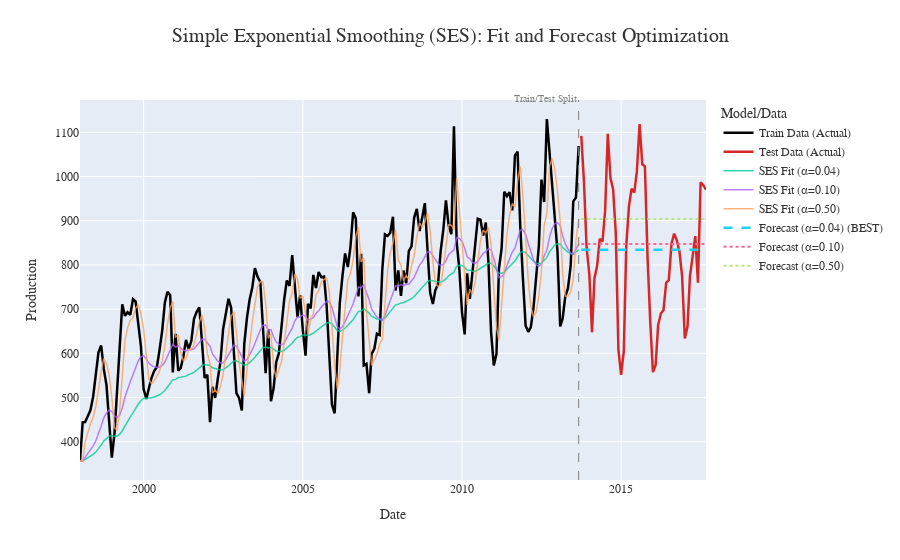

Notebook code for this chart:
### Code cell
plot_alphas = [0.1, 0.5]
if best_alpha not in plot_alphas:
    plot_alphas.append(best_alpha)
plot_alphas = sorted(plot_alphas)

for alpha in plot_alphas:
    fitted = simple_exp_smoothing(train.values, alpha)
    all_train_fits[alpha] = pd.Series(fitted, index=train.index)
    last = fitted[-1]
    forecast = pd.Series(
        np.repeat(last, len(test)),
        index=test.index
    )
    all_forecasts[alpha] = forecast

fig = go.Figure()
fig.add_trace(go.Scatter(
    x=train.index,
    y=train.values,
    mode='lines',
    name='Train Data (Actual)',
    line=dict(color='black', width=2.5)
))

fig.add_trace(go.Scatter(
    x=test.index,
    y=test.values,
    mode='lines',
    name='Test Data (Actual)',
    line=dict(color='#D62728', width=2.5)
))

for alpha, fit_series in all_train_fits.items():
    fig.add_trace(go.Scatter(
        x=fit_series.index,
        y=fit_series.values,
        mode='lines',
        name=f'SES Fit (α={alpha:.2f})',
        line=dict(width=1.5, dash='solid'),
        opacity=0.8
    ))

for alpha, forecast in all_forecasts.items():
    line_style = 'dot' if alpha != best_alpha else 'dash'
    name_suffix = " (BEST)" if alpha == best_alpha else ""

    fig.add_trace(go.Scatter(
        x=forecast.index,
        y=forecast.values,
        mode='lines',
        name=f'Forecast (α={alpha:.2f}){name_suffix}',
        line=dict(width=2.5 if alpha == best_alpha else 2, dash=line_style)
    ))

fig.add_shape(
    type="line",
    x0=split_date.isoformat(),
    y0=0,
    x1=split_date.isoformat(),
    y1=1,
    yref="paper",
    line=dict(color="gray", width=1, dash="dash")
)

fig.add_annotation(
    x=split_date.isoformat(),
    y=1.02,
    yref="paper",
    text="Train/Test Split",
    showarrow=False,
    font=dict(color="gray", size=10),
    xanchor='right'
)

fig.update_layout(
    title={
        'text': 'Simple Exponential Smoothing (SES): Fit and Forecast Optimization',
        'y': 0.95,
        'x': 0.5,
        'xanchor': 'center',
        'yanchor': 'top',
        'font': {'size': 20, 'color': '#333'}
    },
    xaxis_title='Date',
    yaxis_title='Production',
    legend_title='Model/Data',
    hovermode='x unified',
    font=dict(
        family="Arial, sans-serif",
        size=12,
        color="#333"
    )
)

fig.show()
